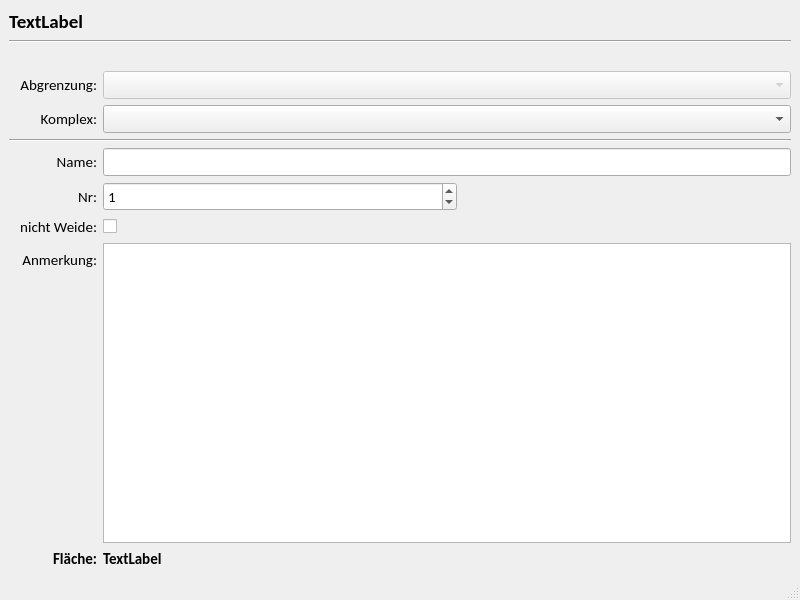
<?xml version="1.0" encoding="UTF-8"?>
<ui version="4.0">
 <class>Koppel</class>
 <widget class="QMainWindow" name="Koppel">
  <property name="geometry">
   <rect>
    <x>0</x>
    <y>0</y>
    <width>800</width>
    <height>600</height>
   </rect>
  </property>
  <property name="windowTitle">
   <string>MainWindow</string>
  </property>
  <widget class="QWidget" name="centralwidget">
   <layout class="QVBoxLayout" name="verticalLayout">
    <item>
     <layout class="QGridLayout" name="gridLayout">
      <item row="1" column="0" colspan="4">
       <widget class="Line" name="line">
        <property name="sizePolicy">
         <sizepolicy hsizetype="Minimum" vsizetype="Fixed">
          <horstretch>0</horstretch>
          <verstretch>0</verstretch>
         </sizepolicy>
        </property>
        <property name="orientation">
         <enum>Qt::Horizontal</enum>
        </property>
       </widget>
      </item>
      <item row="4" column="0">
       <widget class="QLabel" name="label_8">
        <property name="font">
         <font>
          <family>Calibri</family>
          <pointsize>11</pointsize>
         </font>
        </property>
        <property name="text">
         <string>Komplex:</string>
        </property>
        <property name="alignment">
         <set>Qt::AlignRight|Qt::AlignTrailing|Qt::AlignVCenter</set>
        </property>
       </widget>
      </item>
      <item row="4" column="1" colspan="3">
       <widget class="QComboBox" name="uiKomplexCombo">
        <property name="font">
         <font>
          <family>Calibri</family>
          <pointsize>11</pointsize>
         </font>
        </property>
       </widget>
      </item>
      <item row="8" column="2">
       <widget class="InfoButton" name="uiInfoBtnNichtWeide" native="true"/>
      </item>
      <item row="10" column="0">
       <layout class="QVBoxLayout" name="verticalLayout_2">
        <property name="topMargin">
         <number>7</number>
        </property>
        <item>
         <widget class="QLabel" name="label_7">
          <property name="sizePolicy">
           <sizepolicy hsizetype="Preferred" vsizetype="Preferred">
            <horstretch>0</horstretch>
            <verstretch>0</verstretch>
           </sizepolicy>
          </property>
          <property name="maximumSize">
           <size>
            <width>88</width>
            <height>16777215</height>
           </size>
          </property>
          <property name="font">
           <font>
            <family>Calibri</family>
            <pointsize>11</pointsize>
           </font>
          </property>
          <property name="text">
           <string>Anmerkung:</string>
          </property>
          <property name="alignment">
           <set>Qt::AlignRight|Qt::AlignTrailing|Qt::AlignVCenter</set>
          </property>
         </widget>
        </item>
        <item>
         <spacer name="verticalSpacer">
          <property name="orientation">
           <enum>Qt::Vertical</enum>
          </property>
          <property name="sizeHint" stdset="0">
           <size>
            <width>20</width>
            <height>40</height>
           </size>
          </property>
         </spacer>
        </item>
       </layout>
      </item>
      <item row="7" column="1" colspan="2">
       <widget class="QSpinBox" name="uiNrSbox">
        <property name="sizePolicy">
         <sizepolicy hsizetype="Preferred" vsizetype="Fixed">
          <horstretch>0</horstretch>
          <verstretch>0</verstretch>
         </sizepolicy>
        </property>
        <property name="maximumSize">
         <size>
          <width>16777215</width>
          <height>16777215</height>
         </size>
        </property>
        <property name="font">
         <font>
          <family>Calibri</family>
          <pointsize>11</pointsize>
         </font>
        </property>
        <property name="minimum">
         <number>0</number>
        </property>
        <property name="maximum">
         <number>999</number>
        </property>
        <property name="value">
         <number>1</number>
        </property>
       </widget>
      </item>
      <item row="5" column="0" colspan="4">
       <widget class="Line" name="line_2">
        <property name="orientation">
         <enum>Qt::Horizontal</enum>
        </property>
       </widget>
      </item>
      <item row="8" column="0">
       <widget class="QLabel" name="label_6">
        <property name="sizePolicy">
         <sizepolicy hsizetype="Preferred" vsizetype="Preferred">
          <horstretch>0</horstretch>
          <verstretch>0</verstretch>
         </sizepolicy>
        </property>
        <property name="maximumSize">
         <size>
          <width>88</width>
          <height>16777215</height>
         </size>
        </property>
        <property name="font">
         <font>
          <family>Calibri</family>
          <pointsize>11</pointsize>
         </font>
        </property>
        <property name="text">
         <string>nicht Weide:</string>
        </property>
        <property name="alignment">
         <set>Qt::AlignRight|Qt::AlignTrailing|Qt::AlignVCenter</set>
        </property>
       </widget>
      </item>
      <item row="6" column="0">
       <widget class="QLabel" name="label_4">
        <property name="sizePolicy">
         <sizepolicy hsizetype="Preferred" vsizetype="Preferred">
          <horstretch>0</horstretch>
          <verstretch>0</verstretch>
         </sizepolicy>
        </property>
        <property name="maximumSize">
         <size>
          <width>88</width>
          <height>16777215</height>
         </size>
        </property>
        <property name="font">
         <font>
          <family>Calibri</family>
          <pointsize>11</pointsize>
         </font>
        </property>
        <property name="text">
         <string>Name:</string>
        </property>
        <property name="alignment">
         <set>Qt::AlignRight|Qt::AlignTrailing|Qt::AlignVCenter</set>
        </property>
       </widget>
      </item>
      <item row="0" column="0" colspan="4">
       <widget class="QLabel" name="uiAktNameLbl">
        <property name="font">
         <font>
          <family>Calibri</family>
          <pointsize>14</pointsize>
          <weight>75</weight>
          <bold>true</bold>
         </font>
        </property>
        <property name="text">
         <string>TextLabel</string>
        </property>
       </widget>
      </item>
      <item row="7" column="0">
       <widget class="QLabel" name="label_3">
        <property name="sizePolicy">
         <sizepolicy hsizetype="Preferred" vsizetype="Preferred">
          <horstretch>0</horstretch>
          <verstretch>0</verstretch>
         </sizepolicy>
        </property>
        <property name="maximumSize">
         <size>
          <width>88</width>
          <height>16777215</height>
         </size>
        </property>
        <property name="font">
         <font>
          <family>Calibri</family>
          <pointsize>11</pointsize>
         </font>
        </property>
        <property name="text">
         <string>Nr:</string>
        </property>
        <property name="alignment">
         <set>Qt::AlignRight|Qt::AlignTrailing|Qt::AlignVCenter</set>
        </property>
       </widget>
      </item>
      <item row="10" column="1" colspan="3">
       <widget class="QPlainTextEdit" name="uiAnmerkungPtext">
        <property name="font">
         <font>
          <family>Calibri</family>
          <pointsize>11</pointsize>
         </font>
        </property>
        <property name="tabChangesFocus">
         <bool>true</bool>
        </property>
        <property name="documentTitle">
         <string>kkkkk</string>
        </property>
       </widget>
      </item>
      <item row="2" column="0">
       <spacer name="verticalSpacer_2">
        <property name="orientation">
         <enum>Qt::Vertical</enum>
        </property>
        <property name="sizeType">
         <enum>QSizePolicy::Fixed</enum>
        </property>
        <property name="sizeHint" stdset="0">
         <size>
          <width>20</width>
          <height>22</height>
         </size>
        </property>
       </spacer>
      </item>
      <item row="3" column="1" colspan="3">
       <widget class="QComboBox" name="uiAbgrenzungCombo">
        <property name="enabled">
         <bool>false</bool>
        </property>
        <property name="font">
         <font>
          <family>Calibri</family>
          <pointsize>11</pointsize>
         </font>
        </property>
       </widget>
      </item>
      <item row="8" column="1">
       <widget class="QCheckBox" name="uiNichtWeideCbox">
        <property name="maximumSize">
         <size>
          <width>20</width>
          <height>16777215</height>
         </size>
        </property>
        <property name="text">
         <string/>
        </property>
       </widget>
      </item>
      <item row="11" column="0">
       <widget class="QLabel" name="label_5">
        <property name="sizePolicy">
         <sizepolicy hsizetype="Preferred" vsizetype="Preferred">
          <horstretch>0</horstretch>
          <verstretch>0</verstretch>
         </sizepolicy>
        </property>
        <property name="maximumSize">
         <size>
          <width>88</width>
          <height>16777215</height>
         </size>
        </property>
        <property name="font">
         <font>
          <family>Calibri</family>
          <pointsize>11</pointsize>
          <weight>75</weight>
          <bold>true</bold>
         </font>
        </property>
        <property name="text">
         <string>Fläche:</string>
        </property>
        <property name="alignment">
         <set>Qt::AlignRight|Qt::AlignTrailing|Qt::AlignVCenter</set>
        </property>
       </widget>
      </item>
      <item row="3" column="0">
       <widget class="QLabel" name="label_2">
        <property name="font">
         <font>
          <family>Calibri</family>
          <pointsize>11</pointsize>
          <weight>50</weight>
          <bold>false</bold>
         </font>
        </property>
        <property name="text">
         <string>Abgrenzung:</string>
        </property>
        <property name="alignment">
         <set>Qt::AlignRight|Qt::AlignTrailing|Qt::AlignVCenter</set>
        </property>
       </widget>
      </item>
      <item row="11" column="1" colspan="3">
       <widget class="QLabel" name="uiAreaLbl">
        <property name="font">
         <font>
          <family>Calibri</family>
          <pointsize>11</pointsize>
          <weight>75</weight>
          <bold>true</bold>
         </font>
        </property>
        <property name="text">
         <string>TextLabel</string>
        </property>
       </widget>
      </item>
      <item row="6" column="1" colspan="3">
       <widget class="QLineEdit" name="uiNameLedit">
        <property name="sizePolicy">
         <sizepolicy hsizetype="Preferred" vsizetype="Fixed">
          <horstretch>0</horstretch>
          <verstretch>0</verstretch>
         </sizepolicy>
        </property>
        <property name="minimumSize">
         <size>
          <width>0</width>
          <height>0</height>
         </size>
        </property>
        <property name="maximumSize">
         <size>
          <width>16777215</width>
          <height>16777215</height>
         </size>
        </property>
        <property name="font">
         <font>
          <family>Calibri</family>
          <pointsize>11</pointsize>
         </font>
        </property>
        <property name="clearButtonEnabled">
         <bool>true</bool>
        </property>
       </widget>
      </item>
     </layout>
    </item>
   </layout>
  </widget>
  <widget class="QMenuBar" name="menubar">
   <property name="geometry">
    <rect>
     <x>0</x>
     <y>0</y>
     <width>800</width>
     <height>21</height>
    </rect>
   </property>
  </widget>
  <widget class="QStatusBar" name="statusbar"/>
 </widget>
 <customwidgets>
  <customwidget>
   <class>InfoButton</class>
   <extends>QWidget</extends>
   <header>core/info_button</header>
   <container>1</container>
  </customwidget>
 </customwidgets>
 <tabstops>
  <tabstop>uiAbgrenzungCombo</tabstop>
  <tabstop>uiNameLedit</tabstop>
  <tabstop>uiNrSbox</tabstop>
  <tabstop>uiNichtWeideCbox</tabstop>
  <tabstop>uiAnmerkungPtext</tabstop>
 </tabstops>
 <resources/>
 <connections/>
</ui>
